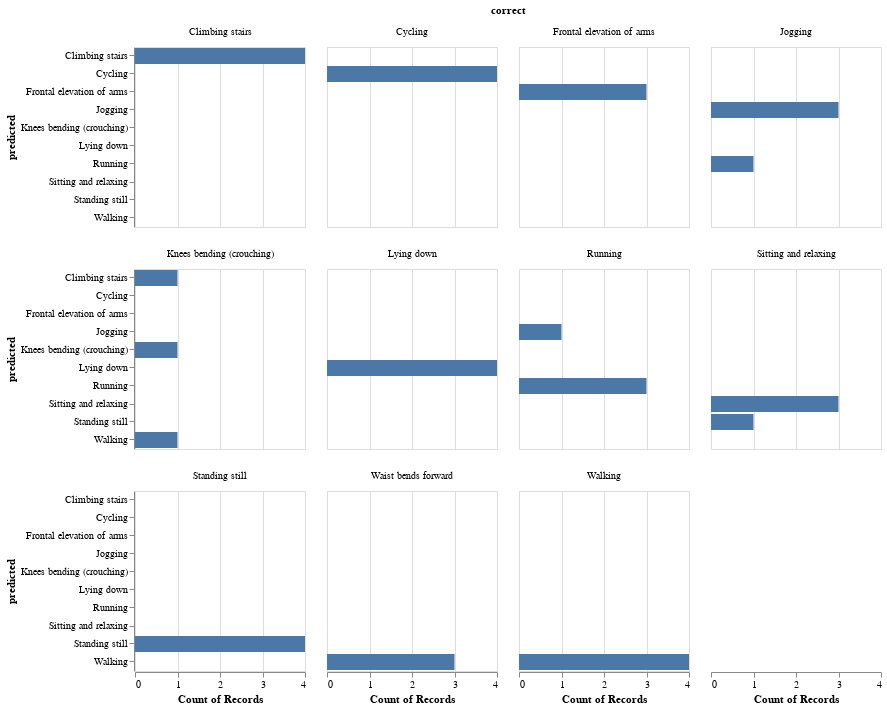

Here is the notebook cell this chart was saved with:
### Code cell
model = best[1].best_estimator_
y_pred = model.predict(X_test.iloc[:, best[2]])
print("Score: {:.2f}".format(best[0]))
show_result(y_pred, y_test)

### Figure 1 — Vega-Lite specification as saved in the notebook (floating-point values rounded to 4 significant figures)
{"config": {"view": {"continuousWidth": 400, "continuousHeight": 300}}, "data": {"name": "data-549c0183a713e9df316d1080f15f2aae"}, "facet": {"type": "nominal", "field": "correct"}, "spec": {"mark": "bar", "encoding": {"x": {"type": "nominal", "aggregate": "count", "field": "predicted"}, "y": {"type": "nominal", "field": "predicted"}}, "height": 180, "width": 170}, "columns": 4, "$schema": "https://vega.github.io/schema/vega-lite/v4.8.1.json", "datasets": {"data-549c0183a713e9df316d1080f15f2aae": [{"predicted": "Climbing stairs", "correct": "Climbing stairs"}, {"predicted": "Sitting and relaxing", "correct": "Sitting and relaxing"}, {"predicted": "Lying down", "correct": "Lying down"}, {"predicted": "Standing still", "correct": "Standing still"}, {"predicted": "Frontal elevation of arms", "correct": "Frontal elevation of arms"}, {"predicted": "Walking", "correct": "Walking"}, {"predicted": "Climbing stairs", "correct": "Climbing stairs"}, {"predicted": "Standing still", "correct": "Standing still"}, {"predicted": "Lying down", "correct": "Lying down"}, {"predicted": "Walking", "correct": "Walking"}, {"predicted": "Standing still", "correct": "Standing still"}, {"predicted": "Standing still", "correct": "Standing still"}, {"predicted": "Cycling", "correct": "Cycling"}, {"predicted": "Standing still", "correct": "Sitting and relaxing"}, {"predicted": "Frontal elevation of arms", "correct": "Frontal elevation of arms"}, {"predicted": "Walking", "correct": "Knees bending (crouching)"}, {"predicted": "Walking", "correct": "Waist bends forward"}, {"predicted": "Cycling", "correct": "Cycling"}, {"predicted": "Frontal elevation of arms", "correct": "Frontal elevation of arms"}, {"predicted": "Climbing stairs", "correct": "Knees bending (crouching)"}, {"predicted": "Walking", "correct": "Walking"}, {"predicted": "Walking", "correct": "Waist bends forward"}, {"predicted": "Climbing stairs", "correct": "Climbing stairs"}, {"predicted": "Jogging", "correct": "Jogging"}, {"predicted": "Jogging", "correct": "Running"}, {"predicted": "Lying down", "correct": "Lying down"}, {"predicted": "Jogging", "correct": "Jogging"}, {"predicted": "Sitting and relaxing", "correct": "Sitting and relaxing"}, {"predicted": "Knees bending (crouching)", "correct": "Knees bending (crouching)"}, {"predicted": "Running", "correct": "Jogging"}, {"predicted": "Cycling", "correct": "Cycling"}, {"predicted": "Climbing stairs", "correct": "Climbing stairs"}, {"predicted": "Lying down", "correct": "Lying down"}, {"predicted": "Cycling", "correct": "Cycling"}, {"predicted": "Jogging", "correct": "Jogging"}, {"predicted": "Running", "correct": "Running"}, {"predicted": "Running", "correct": "Running"}, {"predicted": "Walking", "correct": "Waist bends forward"}, {"predicted": "Running", "correct": "Running"}, {"predicted": "Sitting and relaxing", "correct": "Sitting and relaxing"}, {"predicted": "Walking", "correct": "Walking"}]}}
